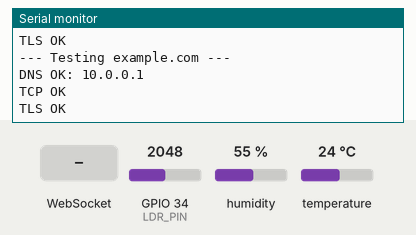
A sketch run on a simulated ESP32. On the bench: the last lines printed to the serial monitor. Inputs (shaded band) come from the test bench; at power-on: GPIO 34 (LDR_PIN) = 2048, humidity 55 %, temperature 24 °C. WiFi joins after 1.5 s; servers stay silent unless stated.

Above: at 3.5 s.
3.6 s: WebSocket text "1" received
At 4.1 s:
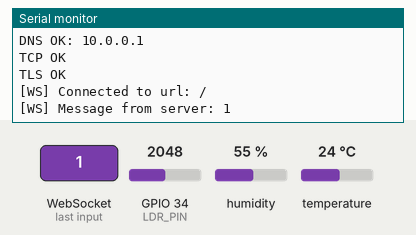
5.1 s: WebSocket text "0" received
At 6.4 s:
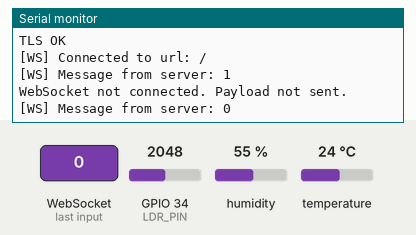

Measured:
- after the input at 3.6 s, the serial monitor: prints a new line at once (image 1)
- after the input at 5.1 s, the serial monitor: prints a new line at once (image 2)

The sketch:

main.ino
```cpp
#include <WiFi.h>
#include <WebSocketsClient.h>
#include <ArduinoJson.h>
#include <DHT.h>
#include <WiFiClientSecure.h>  // put this at the top of the file

// ==============================================================================
// CONFIGURATION
// ==============================================================================
// WiFi settings
// WiFi settings for Wokwi Simulator
const char* ssid = "Wokwi-GUEST";
const char* password = "";

// WebSocket Server settings
// If testing locally on your network, use your machine's local IP (e.g., 192.168.1.X)
// If using a tunnel (like Cloudflare), use the domain without the 'ws://' prefix
const char* ws_host = "combining-caused-achieving-numerous.trycloudflare.com";  // no https://
const int   ws_port = 443;
const char* ws_path = "/readings/ws";

// Sensor Pin Definitions
#define DHTPIN 4      // Digital pin connected to the DHT sensor
#define DHTTYPE DHT22 // DHT 22 (AM2302)
#define LDR_PIN 34    // Analog pin connected to the LDR

// ==============================================================================
// INITIALIZATION
// ==============================================================================
DHT dht(DHTPIN, DHTTYPE);
WebSocketsClient webSocket;

unsigned long lastUpdate = 0;
const unsigned long updateInterval = 5000; // Send reading every 5 seconds

// WebSocket event handler
void webSocketEvent(WStype_t type, uint8_t * payload, size_t length) {
    switch(type) {
        case WStype_DISCONNECTED:
            Serial.println("[WS] Disconnected!");
            break;
        case WStype_CONNECTED:
            Serial.printf("[WS] Connected to url: %s\n", payload);
            break;
        case WStype_TEXT:
            Serial.printf("[WS] Message from server: %s\n", payload);
            break;
        case WStype_BIN:
            break;
        case WStype_ERROR:
            Serial.printf("[WS] Error: %s\n", payload ? (char*)payload : "unknown");
            break;
        case WStype_FRAGMENT_TEXT_START:
        case WStype_FRAGMENT_BIN_START:
        case WStype_FRAGMENT:
        case WStype_FRAGMENT_FIN:
            break;
    }
}

void testConnection(const char* host) {
    Serial.printf("\n--- Testing %s ---\n", host);

    IPAddress ip;
    if (WiFi.hostByName(host, ip)) {
        Serial.print("DNS OK: ");
        Serial.println(ip);
    } else {
        Serial.println("DNS FAILED");
        return;
    }

    WiFiClient plain;
    if (plain.connect(ip, 443)) {
        Serial.println("TCP OK");
        plain.stop();
    } else {
        Serial.println("TCP FAILED");
        return;
    }

    WiFiClientSecure tls;
    tls.setInsecure();
    if (tls.connect(host, 443)) {
        Serial.println("TLS OK");
        tls.stop();
    } else {
        char err[100];
        int code = tls.lastError(err, sizeof(err));
        Serial.printf("TLS FAILED: %d %s\n", code, err);
    }
}

void setup() {
    Serial.begin(115200);

    // Initialize Sensors
    dht.begin();
    pinMode(LDR_PIN, INPUT);

    // Connect to WiFi
    Serial.print("Connecting to WiFi: ");
    Serial.println(ssid);
    WiFi.begin(ssid, password);
    while (WiFi.status() != WL_CONNECTED) {
        delay(500);
        Serial.print(".");
    }
    Serial.println("\nWiFi connected. IP address: ");
    Serial.println(WiFi.localIP());

    testConnection(ws_host);
    testConnection("example.com");

    webSocket.beginSSL(ws_host, ws_port, ws_path);
    webSocket.setExtraHeaders("ngrok-skip-browser-warning: true");
    webSocket.onEvent(webSocketEvent);

    // Automatically attempt to reconnect if connection drops
    webSocket.setReconnectInterval(5000);
}

void loop() {
    webSocket.loop();

    // Non-blocking delay to send data periodically
    if (millis() - lastUpdate > updateInterval) {
        lastUpdate = millis();

        // Read sensors
        float h = dht.readHumidity();
        float t = dht.readTemperature();
        int lightValue = analogRead(LDR_PIN); // 0-4095 range on ESP32

        // Check if any DHT reads failed
        bool error = isnan(h) || isnan(t);

        // Prepare JSON Document
        // Based on the ReadingRequest schema in your FastAPI backend
        StaticJsonDocument<256> doc;

        if (error) {
            Serial.println("Failed to read from DHT sensor!");
            doc["error_message"] = "DHT22 read failure";
        } else {
            // We omit time/date so the server automatically populates them
            doc["temperature"] = t;
            doc["humidity"] = h;

            // Convert ADC 12-bit value (0-4095) to a percentage (0-100%) for easier frontend display
            doc["light"] = (lightValue / 4095.0) * 100.0;
        }

        // Serialize and send via WebSocket
        String payload;
        serializeJson(doc, payload);

        if(webSocket.isConnected()) {
            webSocket.sendTXT(payload);
            Serial.print("Sent payload: ");
            Serial.println(payload);
        } else {
            Serial.println("WebSocket not connected. Payload not sent.");
        }
    }
}
```
